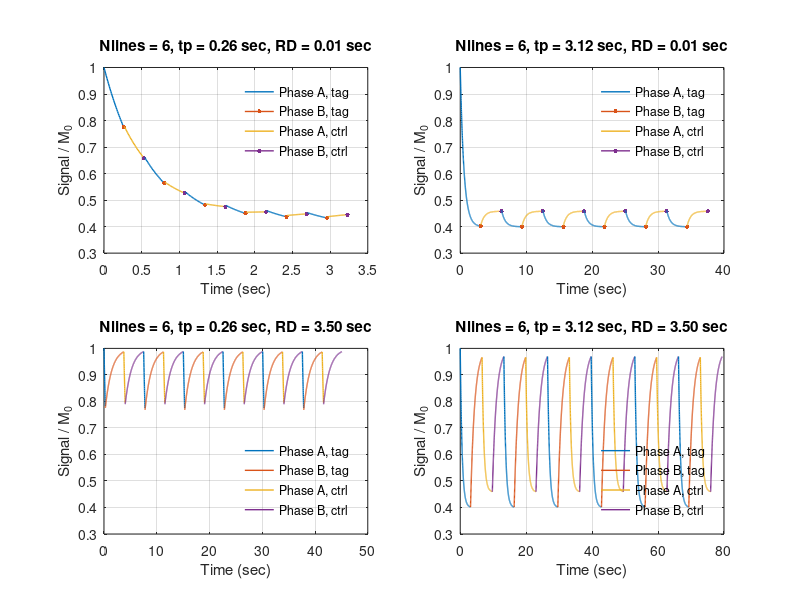

This figure's MATLAB source:
% demo_Capron_2013_MRM_figure1.m
% Written by Namgyun Lee
% Email: namgyunl@usc.edu, ggang56@gmail.com (preferred)
% Started: 10/04/2019, Last modified: 10/05/2019

%% Clean slate
close all; clear all; clc;

%% Add paths
addpath(genpath('D:\ASL_project\mfiles_nam\Bloch-Flow'));

%% Define simulation parameters
T1     = 1.4;          % spin-lattice relaxation time of myocardium at 3T [sec]
alpha  = 8 * pi / 180; % flip angle [rad]
F      = 6;            % rat brain blood flow [mL/g/min]
lambda = 0.95;         % brain/blood partition coefficient [mL of blood /g of brain tissue]
beta   = 0.5;          % effective labeling efficiency of the experiment
M0     = 1;            % equilibrium z magnetization [magnetization/g tissue]
M0b    = M0 / lambda;  % M0 arterial blood = M0 tissue / lambda [magnetization/mL of blood]
RR     = 130e-3;       % interval between heart beats
TR     = 10e-3;        % repetition time [sec] 

%% Calculate the steady-state magnetization for cine-FLASH
Mss = M0 * (1 - exp(-TR / T1)) / (1 - cos(alpha) * exp(-TR / T1));

%% Calculate the decay time constants
T1_star    = 1 / (1 / T1 - log(cos(alpha)) / TR); % [sec]
T1app_star = 1 / (1 / T1 + (F / lambda / 60) - log(cos(alpha)) / TR); % [sec], during phase A 
T1app      = 1 / (1 / T1 + (F / lambda / 60)); % [sec], used during phase B 

%% Calculate Ma_ctrl and Ma_tag
Ma_ctrl = M0b;                  % [magnetization/mL of blood]
Ma_tag  = (1 - 2 * beta) * M0b; % [magnetization/mL of blood]

%% Calculate the asymptotic value of the magnetization at infinite time
% [mL/g/min] * [magnetization/mL of blood] * [min/60sec] => [magnetization/g tissue/sec]
Minf_A_t = Mss * T1app_star / T1_star + (F * Ma_tag  / 60) * T1app_star;
Minf_A_c = Mss * T1app_star / T1_star + (F * Ma_ctrl / 60) * T1app_star;

%% Calculate the theoretical signal evolutions
Nlines  = 6;    % number of k-space lines
Ncine   = 24;   % number of cine blocks
Nechoes = 12;   % number of echoes

t_A_t_all = cell(4,1);
t_B_t_all = cell(4,1);
t_A_c_all = cell(4,1);
t_B_c_all = cell(4,1);

Mt_A_all = cell(4,1);
Mt_B_all = cell(4,1);
Mc_A_all = cell(4,1);
Mc_B_all = cell(4,1);

RDs = [0.01; 0.01; 3.5 ; 3.5 ];
tps = [0.26; 3.12; 0.26; 3.12];

for idx1 = 1:4
    RD = RDs(idx1); % recovery delay [sec]
    tp = tps(idx1); % duration of the acquisition phase [sec]: tp = Ncine * (Nechoes + 1) * TR

    yB_t = M0 * (1 - exp(-RD / T1app)) * exp(-tp / T1app_star) + Minf_A_t * (1 - exp(-tp / T1app_star));
    yB_c = M0 * (1 - exp(-RD / T1app)) * exp(-tp / T1app_star) + Minf_A_c * (1 - exp(-tp / T1app_star));
    yA_t = M0 * (1 - exp(-RD / T1app)) + Minf_A_c * (1 - exp(-tp / T1app_star)) * exp(-RD / T1app);
    yA_c = M0 * (1 - exp(-RD / T1app)) + Minf_A_t * (1 - exp(-tp / T1app_star)) * exp(-RD / T1app);
    x = exp(-RD / T1app) * exp(-tp / T1app_star);

    nt_A = ceil(tp / TR);
    nt_B = ceil(RD / TR);

    % Initialize MA_t and MB_t
    MA_t = M0;
    MB_t = Minf_A_t + (MA_t - Minf_A_t) * exp(-tp / T1app_star); % [A1]

    t_A_t = zeros(nt_A,Nlines, 'double');
    t_B_t = zeros(nt_B,Nlines, 'double');
    t_A_c = zeros(nt_A,Nlines, 'double');
    t_B_c = zeros(nt_B,Nlines, 'double');

    Mt_A = zeros(nt_A,Nlines, 'double');
    Mt_B = zeros(nt_B,Nlines, 'double');
    Mc_A = zeros(nt_A,Nlines, 'double');
    Mc_B = zeros(nt_B,Nlines, 'double');

    for n = 0:Nlines-1
        MA_c = yA_c + x * MA_t;
        MB_c = yB_c + x * MB_t;

        %------------------------------------------------------------------
        % Phase A, tag
        %------------------------------------------------------------------
        t_A_t(:,n+1) = (0:nt_A-1).' * TR + 2 * n * (tp + RD); % [sec]
        Mt_A(:,n+1)  = Minf_A_t + (MA_t - Minf_A_t) * exp(-(t_A_t(:,n+1) - 2 * n * (tp + RD)) / T1app_star);

        %------------------------------------------------------------------
        % Phase B, tag
        %------------------------------------------------------------------
        t_B_t(:,n+1) = (0:nt_B-1).' * TR + 2 * n * (tp + RD) + tp; % [sec]
        Mt_B(:,n+1)  = M0 + (MB_t - M0) * exp(-(t_B_t(:,n+1) - (2 * n * (tp + RD) + tp)) / T1app);

        %------------------------------------------------------------------
        % Phase A, control
        %------------------------------------------------------------------
        t_A_c(:,n+1) = (0:nt_A-1).' * TR + (2 * n + 1) * (tp + RD); % [sec]
        Mc_A(:,n+1)  = Minf_A_c + (MA_c - Minf_A_c) * exp(-(t_A_c(:,n+1) - (2 * n + 1) * (tp + RD)) / T1app_star);

        %------------------------------------------------------------------
        % Phase B, control
        %------------------------------------------------------------------
        t_B_c(:,n+1) = (0:nt_B-1).' * TR + (2 * n + 1) * (tp + RD) + tp; % [sec]
        Mc_B(:,n+1)  = M0 + (MB_c - M0) * exp(-(t_B_c(:,n+1) - ((2 * n + 1) * (tp + RD) + tp)) / T1app);

        %------------------------------------------------------------------
        % Update MA_t and MB_t
        %------------------------------------------------------------------
        MA_t = yA_t + x * MA_c;
        MB_t = yB_t + x * MB_c;
    end

    t_A_t_all{idx1} = t_A_t;
    t_B_t_all{idx1} = t_B_t;
    t_A_c_all{idx1} = t_A_c;
    t_B_c_all{idx1} = t_B_c;

    Mt_A_all{idx1} = Mt_A;
    Mt_B_all{idx1} = Mt_B;
    Mc_A_all{idx1} = Mc_A;
    Mc_B_all{idx1} = Mc_B;
end

%% Display results
figure('Color', 'w', 'Position', [2 34 1071 782]);
color_order = get(gca, 'colororder');

%--------------------------------------------------------------------------
% Figure 1 (a)
%--------------------------------------------------------------------------
subplot(2,2,1); hold on; set(gca, 'Box', 'On'); grid on;
for n = 0:Nlines-1
    plot(t_A_t_all{1}(:,n+1), Mt_A_all{1}(:,n+1), '-' , 'Color', color_order(1,:), 'LineWidth', 1);
    plot(t_B_t_all{1}(:,n+1), Mt_B_all{1}(:,n+1), '.-', 'Color', color_order(2,:), 'LineWidth', 1, 'MarkerSize', 10);
    plot(t_A_c_all{1}(:,n+1), Mc_A_all{1}(:,n+1), '-' , 'Color', color_order(3,:), 'LineWidth', 1);
    plot(t_B_c_all{1}(:,n+1), Mc_B_all{1}(:,n+1), '.-', 'Color', color_order(4,:), 'LineWidth', 1, 'MarkerSize', 10);
end
xlim([0 3.5]);
ylim([0.3 1]);
legend('Phase A, tag', 'Phase B, tag', 'Phase A, ctrl', 'Phase B, ctrl');
legend('boxoff');
xlabel('Time (sec)');
ylabel('Signal / M_0');
title(sprintf('Nlines = %d, tp = %4.2f sec, RD = %4.2f sec', Nlines, tps(1), RDs(1)));

%--------------------------------------------------------------------------
% Figure 1 (b)
%--------------------------------------------------------------------------
subplot(2,2,2); hold on; set(gca, 'Box', 'On'); grid on;
for n = 0:Nlines-1
    plot(t_A_t_all{2}(:,n+1), Mt_A_all{2}(:,n+1), '-' , 'Color', color_order(1,:), 'LineWidth', 1);
    plot(t_B_t_all{2}(:,n+1), Mt_B_all{2}(:,n+1), '.-', 'Color', color_order(2,:), 'LineWidth', 1, 'MarkerSize', 10);
    plot(t_A_c_all{2}(:,n+1), Mc_A_all{2}(:,n+1), '-' , 'Color', color_order(3,:), 'LineWidth', 1);
    plot(t_B_c_all{2}(:,n+1), Mc_B_all{2}(:,n+1), '.-', 'Color', color_order(4,:), 'LineWidth', 1, 'MarkerSize', 10);
end
xlim([0 40]);
ylim([0.3 1]);
legend('Phase A, tag', 'Phase B, tag', 'Phase A, ctrl', 'Phase B, ctrl');
legend('boxoff');
xlabel('Time (sec)');
ylabel('Signal / M_0');
title(sprintf('Nlines = %d, tp = %4.2f sec, RD = %4.2f sec', Nlines, tps(2), RDs(2)));

%--------------------------------------------------------------------------
% Figure 1 (c)
%--------------------------------------------------------------------------
subplot(2,2,3); hold on; set(gca, 'Box', 'On'); grid on;
for n = 0:Nlines-1
    plot(t_A_t_all{3}(:,n+1), Mt_A_all{3}(:,n+1), '-', 'Color', color_order(1,:), 'LineWidth', 1);
    plot(t_B_t_all{3}(:,n+1), Mt_B_all{3}(:,n+1), '-', 'Color', color_order(2,:), 'LineWidth', 1);
    plot(t_A_c_all{3}(:,n+1), Mc_A_all{3}(:,n+1), '-', 'Color', color_order(3,:), 'LineWidth', 1);
    plot(t_B_c_all{3}(:,n+1), Mc_B_all{3}(:,n+1), '-', 'Color', color_order(4,:), 'LineWidth', 1);
end
xlim([0 50]);
ylim([0.3 1]);
legend('Phase A, tag', 'Phase B, tag', 'Phase A, ctrl', 'Phase B, ctrl', 'Location', 'southeast');
legend('boxoff');
xlabel('Time (sec)');
ylabel('Signal / M_0');
title(sprintf('Nlines = %d, tp = %4.2f sec, RD = %4.2f sec', Nlines, tps(3), RDs(3)));

%--------------------------------------------------------------------------
% Figure 1 (d)
%--------------------------------------------------------------------------
subplot(2,2,4); hold on; set(gca, 'Box', 'On'); grid on;
for n = 0:Nlines-1
    plot(t_A_t_all{4}(:,n+1), Mt_A_all{4}(:,n+1), '-', 'Color', color_order(1,:), 'LineWidth', 1);
    plot(t_B_t_all{4}(:,n+1), Mt_B_all{4}(:,n+1), '-', 'Color', color_order(2,:), 'LineWidth', 1);
    plot(t_A_c_all{4}(:,n+1), Mc_A_all{4}(:,n+1), '-', 'Color', color_order(3,:), 'LineWidth', 1);
    plot(t_B_c_all{4}(:,n+1), Mc_B_all{4}(:,n+1), '-', 'Color', color_order(4,:), 'LineWidth', 1);
end
xlim([0 80]);
ylim([0.3 1]);
legend('Phase A, tag', 'Phase B, tag', 'Phase A, ctrl', 'Phase B, ctrl', 'Location', 'southeast');
legend('boxoff');
xlabel('Time (sec)');
ylabel('Signal / M_0');
title(sprintf('Nlines = %d, tp = %4.2f sec, RD = %4.2f sec', Nlines, tps(4), RDs(4)));

%% Save as a .tiff file
%export_fig('Capron_2013_MRM_figure1', '-r864', '-tiff');
